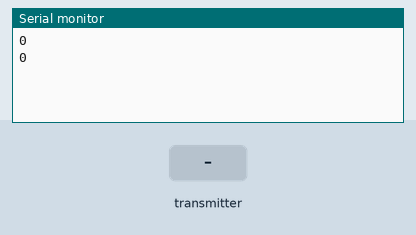
Recording of a sketch running on a simulated ESP32. Parts: the last lines printed to the serial monitor. Inputs (shaded band) come from the test bench.

Above: at 1.2 s.
1.3 s: the transmitter starts sending a = 0
At 1.61 s:
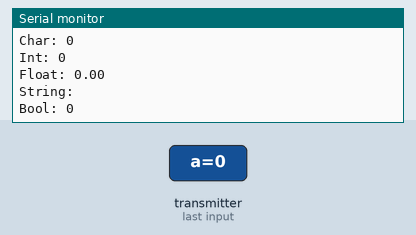
2.8 s: the transmitter starts sending b = 1024
4.3 s: the transmitter starts sending c = 25
5.8 s: the transmitter starts sending e = 1
At 6.11 s:
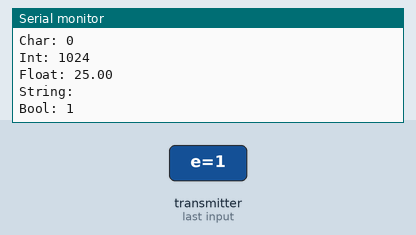
7.3 s: the transmitter starts sending a = 1
8.8 s: the transmitter starts sending b = 2048
Timing chart, 0 to 11.3 s (numbered marks = the images above; inputs shaded):
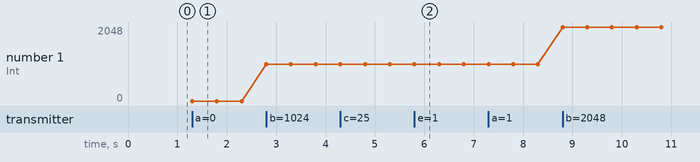

Measured:
- after the input at 1.3 s, the serial monitor: prints a new line at once (image 1)
- after the input at 5.8 s, the serial monitor: prints a new line at once (image 2)
- plotted number 1: 0 → 1024 after the input at 2.8 s, 1024 → 2048 after the input at 8.8 s

The sketch:

esp_master.ino
```cpp
/*
 Name:		esp_master.ino
 Created:	2/11/2021 1:28:04 PM
 Author:	Tim
*/

#include <esp_now.h>
#include <WiFi.h>
#include "Arduino.h"

// Structure example to receive data
// Must match the sender structure
typedef struct struct_message {
    char a[32];
    int b;
    float c;
    String d;
    bool e;
} struct_message;

// Create a struct_message called myData
struct_message myData;

// callback function that will be executed when data is received
void OnDataRecv(const uint8_t* mac, const uint8_t* incomingData, int len) {
    memcpy(&myData, incomingData, sizeof(myData));
    Serial.print("Bytes received: ");
    Serial.println(len);
    Serial.print("Char: ");
    Serial.println(myData.a);
    Serial.print("Int: ");
    Serial.println(myData.b);
    Serial.print("Float: ");
    Serial.println(myData.c);
    Serial.print("String: ");
    Serial.println(myData.d);
    Serial.print("Bool: ");
    Serial.println(myData.e);
    Serial.println();
}

void setup() {
    // Initialize Serial Monitor
    Serial.begin(115200);

    // Set device as a Wi-Fi Station
    WiFi.mode(WIFI_AP_STA);
    WiFi.disconnect();

    // Init ESP-NOW
    if (esp_now_init() != ESP_OK) {
        Serial.println("Error initializing ESP-NOW");
        return;
    }

    Serial.println(esp_now_unregister_recv_cb());

    // Once ESPNow is successfully Init, we will register for recv CB to
    // get recv packer info
    Serial.println(esp_now_register_recv_cb(OnDataRecv));
}

void loop() {

}
```
